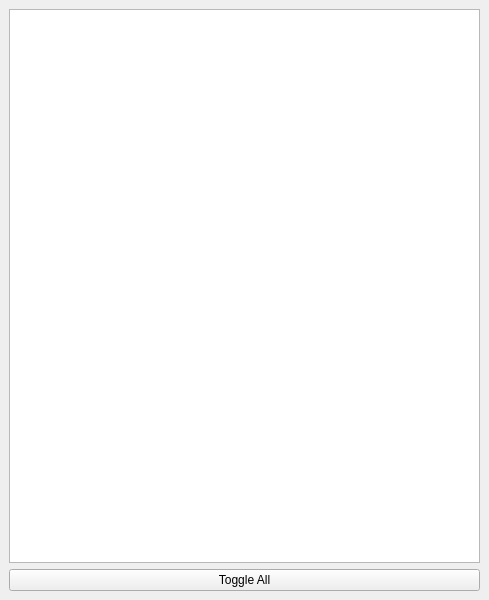
<?xml version="1.0" encoding="UTF-8"?>
<ui version="4.0">
 <class>MainWindow</class>
 <widget class="QMainWindow" name="MainWindow">
  <property name="geometry">
   <rect>
    <x>0</x>
    <y>0</y>
    <width>489</width>
    <height>600</height>
   </rect>
  </property>
  <property name="windowTitle">
   <string>MainWindow</string>
  </property>
  <property name="styleSheet">
   <string notr="true"/>
  </property>
  <widget class="QWidget" name="centralwidget">
   <layout class="QGridLayout" name="gridLayout">
    <item row="0" column="0">
     <widget class="QListWidget" name="listWidget"/>
    </item>
    <item row="1" column="0">
     <widget class="QPushButton" name="pushButton">
      <property name="text">
       <string>Toggle All</string>
      </property>
     </widget>
    </item>
   </layout>
  </widget>
 </widget>
 <resources/>
 <connections/>
</ui>
